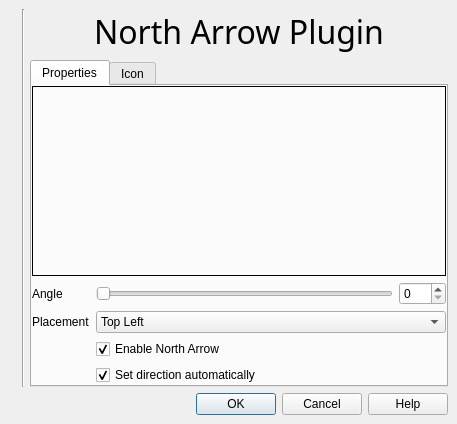
<ui version="4.0" >
 <class>QgsNorthArrowPluginGuiBase</class>
 <widget class="QDialog" name="QgsNorthArrowPluginGuiBase" >
  <property name="geometry" >
   <rect>
    <x>0</x>
    <y>0</y>
    <width>457</width>
    <height>424</height>
   </rect>
  </property>
  <property name="windowTitle" >
   <string>North Arrow Plugin</string>
  </property>
  <property name="windowIcon" >
   <iconset/>
  </property>
  <layout class="QGridLayout" >
   <property name="margin" >
    <number>9</number>
   </property>
   <property name="spacing" >
    <number>6</number>
   </property>
   <item row="1" column="2" >
    <widget class="QTabWidget" name="tabNorthArrowOptions" >
     <property name="enabled" >
      <bool>true</bool>
     </property>
     <property name="tabShape" >
      <enum>QTabWidget::Rounded</enum>
     </property>
     <widget class="QWidget" name="tabProperties" >
      <attribute name="title" >
       <string>Properties</string>
      </attribute>
      <layout class="QVBoxLayout" >
       <property name="margin" >
        <number>0</number>
       </property>
       <property name="spacing" >
        <number>6</number>
       </property>
       <item>
        <layout class="QGridLayout" >
         <property name="margin" >
          <number>0</number>
         </property>
         <property name="spacing" >
          <number>6</number>
         </property>
         <item row="1" column="0" >
          <widget class="QLabel" name="textLabel6" >
           <property name="text" >
            <string>Angle</string>
           </property>
          </widget>
         </item>
         <item row="2" column="0" >
          <widget class="QLabel" name="textLabel8" >
           <property name="text" >
            <string>Placement</string>
           </property>
          </widget>
         </item>
         <item row="4" column="1" >
          <widget class="QCheckBox" name="cboxAutomatic" >
           <property name="toolTip" >
            <string/>
           </property>
           <property name="whatsThis" >
            <string/>
           </property>
           <property name="text" >
            <string>Set direction automatically</string>
           </property>
           <property name="checked" >
            <bool>true</bool>
           </property>
          </widget>
         </item>
         <item row="3" column="1" >
          <widget class="QCheckBox" name="cboxShow" >
           <property name="text" >
            <string>Enable North Arrow</string>
           </property>
           <property name="checked" >
            <bool>true</bool>
           </property>
          </widget>
         </item>
         <item row="1" column="1" >
          <layout class="QGridLayout" >
           <property name="margin" >
            <number>0</number>
           </property>
           <property name="spacing" >
            <number>6</number>
           </property>
           <item row="0" column="0" >
            <widget class="QSlider" name="sliderRotation" >
             <property name="toolTip" >
              <string/>
             </property>
             <property name="maximum" >
              <number>360</number>
             </property>
             <property name="singleStep" >
              <number>1</number>
             </property>
             <property name="pageStep" >
              <number>10</number>
             </property>
             <property name="orientation" >
              <enum>Qt::Horizontal</enum>
             </property>
            </widget>
           </item>
           <item row="0" column="1" >
            <widget class="QSpinBox" name="spinAngle" >
             <property name="maximum" >
              <number>360</number>
             </property>
             <property name="singleStep" >
              <number>1</number>
             </property>
             <property name="value" >
              <number>0</number>
             </property>
            </widget>
           </item>
          </layout>
         </item>
         <item row="2" column="1" >
          <widget class="QComboBox" name="cboPlacement" >
           <property name="toolTip" >
            <string>Placement on screen</string>
           </property>
           <item>
            <property name="text" >
             <string>Top Left</string>
            </property>
           </item>
           <item>
            <property name="text" >
             <string>Top Right</string>
            </property>
           </item>
           <item>
            <property name="text" >
             <string>Bottom Left</string>
            </property>
           </item>
           <item>
            <property name="text" >
             <string>Bottom Right</string>
            </property>
           </item>
          </widget>
         </item>
         <item row="0" column="0" colspan="2" >
          <widget class="QLabel" name="pixmapLabel" >
           <property name="toolTip" >
            <string>Preview of north arrow</string>
           </property>
           <property name="frameShape" >
            <enum>QFrame::Box</enum>
           </property>
           <property name="scaledContents" >
            <bool>false</bool>
           </property>
           <property name="alignment" >
            <set>Qt::AlignCenter</set>
           </property>
          </widget>
         </item>
        </layout>
       </item>
      </layout>
     </widget>
     <widget class="QWidget" name="tabIcon" >
      <attribute name="title" >
       <string>Icon</string>
      </attribute>
      <layout class="QGridLayout" >
       <property name="margin" >
        <number>0</number>
       </property>
       <property name="spacing" >
        <number>6</number>
       </property>
       <item row="0" column="0" >
        <widget class="QLineEdit" name="txtDirectory" />
       </item>
       <item row="0" column="1" >
        <widget class="QPushButton" name="btnBrowse" >
         <property name="text" >
          <string>Browse...</string>
         </property>
        </widget>
       </item>
       <item row="1" column="0" colspan="2" >
        <widget class="QListView" name="iconView" >
         <property name="viewMode" >
          <enum>QListView::IconMode</enum>
         </property>
        </widget>
       </item>
      </layout>
     </widget>
    </widget>
   </item>
   <item row="0" column="2" >
    <widget class="QLabel" name="txtHeading" >
     <property name="sizePolicy" >
      <sizepolicy>
       <hsizetype>5</hsizetype>
       <vsizetype>1</vsizetype>
       <horstretch>0</horstretch>
       <verstretch>0</verstretch>
      </sizepolicy>
     </property>
     <property name="font" >
      <font>
       <family>Sans Serif</family>
       <pointsize>24</pointsize>
       <weight>50</weight>
       <italic>false</italic>
       <bold>false</bold>
       <underline>false</underline>
       <strikeout>false</strikeout>
      </font>
     </property>
     <property name="text" >
      <string>North Arrow Plugin</string>
     </property>
     <property name="alignment" >
      <set>Qt::AlignCenter</set>
     </property>
    </widget>
   </item>
   <item rowspan="2" row="0" column="1" >
    <widget class="Line" name="line1" >
     <property name="maximumSize" >
      <size>
       <width>2</width>
       <height>32767</height>
      </size>
     </property>
     <property name="frameShape" >
      <enum>QFrame::VLine</enum>
     </property>
     <property name="frameShadow" >
      <enum>QFrame::Sunken</enum>
     </property>
     <property name="orientation" >
      <enum>Qt::Vertical</enum>
     </property>
    </widget>
   </item>
   <item rowspan="2" row="0" column="0" >
    <widget class="QLabel" name="label" >
     <property name="text" >
      <string/>
     </property>
     <property name="pixmap" >
      <pixmap resource="northarrow_plugin.qrc" >:/northarrow.png</pixmap>
     </property>
    </widget>
   </item>
   <item row="2" column="0" colspan="3" >
    <widget class="QDialogButtonBox" name="buttonBox" >
     <property name="orientation" >
      <enum>Qt::Horizontal</enum>
     </property>
     <property name="standardButtons" >
      <set>QDialogButtonBox::Cancel|QDialogButtonBox::Help|QDialogButtonBox::NoButton|QDialogButtonBox::Ok</set>
     </property>
    </widget>
   </item>
  </layout>
 </widget>
 <layoutdefault spacing="6" margin="11" />
 <resources>
  <include location="northarrow_plugin.qrc" />
 </resources>
 <connections>
  <connection>
   <sender>sliderRotation</sender>
   <signal>sliderMoved(int)</signal>
   <receiver>spinAngle</receiver>
   <slot>setValue(int)</slot>
   <hints>
    <hint type="sourcelabel" >
     <x>374</x>
     <y>257</y>
    </hint>
    <hint type="destinationlabel" >
     <x>527</x>
     <y>259</y>
    </hint>
   </hints>
  </connection>
  <connection>
   <sender>spinAngle</sender>
   <signal>valueChanged(int)</signal>
   <receiver>sliderRotation</receiver>
   <slot>setValue(int)</slot>
   <hints>
    <hint type="sourcelabel" >
     <x>524</x>
     <y>244</y>
    </hint>
    <hint type="destinationlabel" >
     <x>351</x>
     <y>263</y>
    </hint>
   </hints>
  </connection>
 </connections>
</ui>
